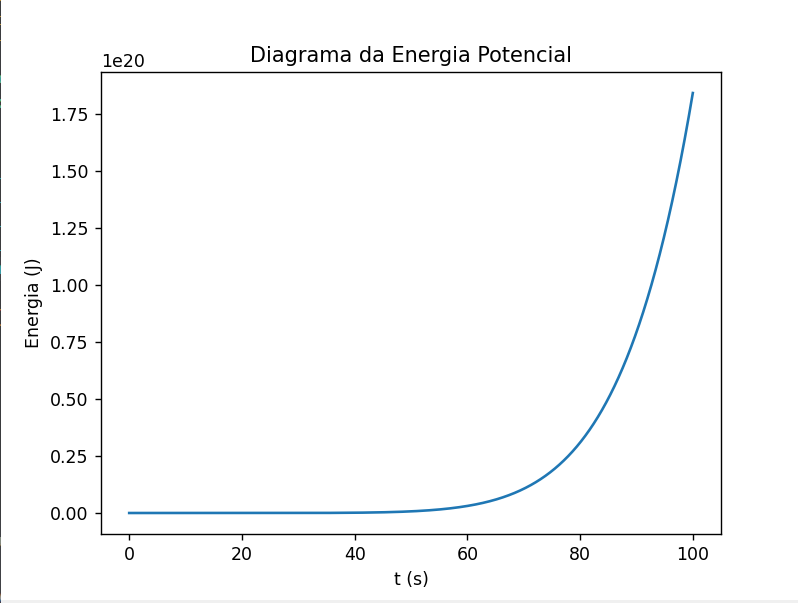

Source code (Python):
import numpy as np
import matplotlib.pyplot as plt

m = 0.5
k = 2 / m**4
dt = 0.01
g = 9.80

t = np.arange(0, 100, dt)
x = np.zeros(t.size)
v = np.zeros(t.size)

Ep = np.zeros(t.size)
Fx = np.zeros(t.size)

for i in range(0, t.size - 1):
    v[i+1] = v[i] + g * dt
    x[i+1] = x[i] + v[i] * dt

    Ep[i] = k * ((x[i] - 0.5)**2) * (x[i] + 0.5)**2 
    Fx[i] = -4 * k * (x[i])**3 + k * x[i]


plt.plot(t[:-1], Ep[:-1])
plt.title("Diagrama da Energia Potencial")
plt.xlabel("t (s)")
plt.ylabel("Energia (J)")
plt.show()

print("Pelo gráfico, quando a energia for menor do que 0.25 J, o o movimento vai-se tornar num movimento acelerado, uma vez que a energia aumenta exponencialmente")
